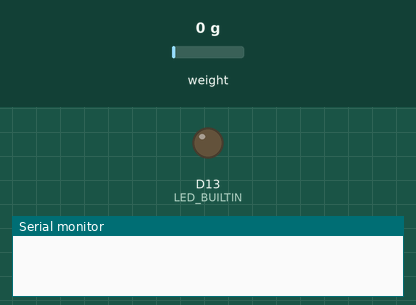
This sketch was run on a simulated Arduino Nano 33 IoT. Parts: output pins drawn as LEDs (lit = HIGH), the last lines printed to the serial monitor. Inputs (shaded band) come from the test bench; at power-on: weight on the scale 0 g. Nothing arrives over Bluetooth unless stated; a phone connects over Bluetooth LE 3 s after start.

Above: at 0.0 s.
At 5.5 s:
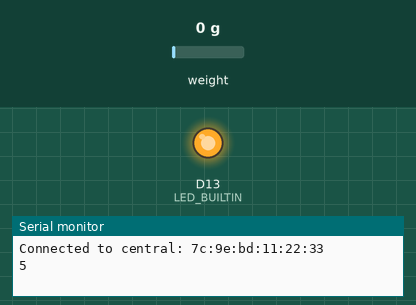
Timing chart, 0 to 7.0 s (numbered marks = the images above):
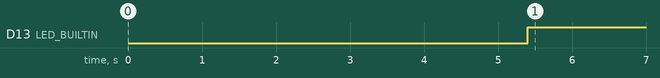

Measured:
- by itself, D13 (LED_BUILTIN): LOW → HIGH at 5.4 s

The sketch:

main.ino
```cpp
#include <HX711_ADC.h>
#include <ArduinoBLE.h>

//Initializie Bluetooth Sevice
BLEService gaslevelService("1813");

//Initialize Bluetooth Char
BLEUnsignedCharCharacteristic gaslevelChar("2A98",BLERead | BLENotify);
BLEUnsignedCharCharacteristic percentChar("2A01",BLERead | BLENotify);//2A01

//pins:
const int HX711_dout = 3; //mcu > HX711 dout pin
const int HX711_sck = 4; //mcu > HX711 sck pin

//HX711 constructor:
HX711_ADC LoadCell(HX711_dout, HX711_sck);
int calibrationValue = -51616.78;

void setup(){
  Serial.begin(9600);
  pinMode(LED_BUILTIN, OUTPUT);
  unsigned long stabilizingtime = 2000;
  boolean _tare = true;

  LoadCell.begin();
  LoadCell.start(stabilizingtime, _tare);
  LoadCell.setCalFactor(calibrationValue);


  if (!BLE.begin()) {
    Serial.println("starting BLE failed!");
    while (1);
  }

  BLE.setLocalName("Gasflasche");
  BLE.setAdvertisedService(gaslevelService); // add the service UUID
  gaslevelService.addCharacteristic(gaslevelChar); // add the battery level characteristic
  gaslevelService.addCharacteristic(percentChar);
  BLE.addService(gaslevelService);

  BLE.advertise();
  Serial.println("Bluetooth® device active, waiting for connections...");
}

void loop(){
  BLEDevice central = BLE.central();

  if (central) {
    Serial.print("Connected to central: ");
    // print the central's BT address:
    Serial.println(central.address());
    // turn on the LED to indicate the connection:
    digitalWrite(LED_BUILTIN, HIGH);

    while (central.connected()){
      LoadCell.update();
      int result = LoadCell.getData();

      int percentage = map(result,5.2,11,0,100);
      percentage = max(percentage,5.2);

      gaslevelChar.writeValue(result);
      percentChar.writeValue(percentage);
      Serial.println(percentage);

      delay(200);
    }

    // when the central disconnects, turn off the LED:
    digitalWrite(LED_BUILTIN, LOW);
    Serial.print("Disconnected from central: ");
    Serial.println(central.address());
}
}
```
